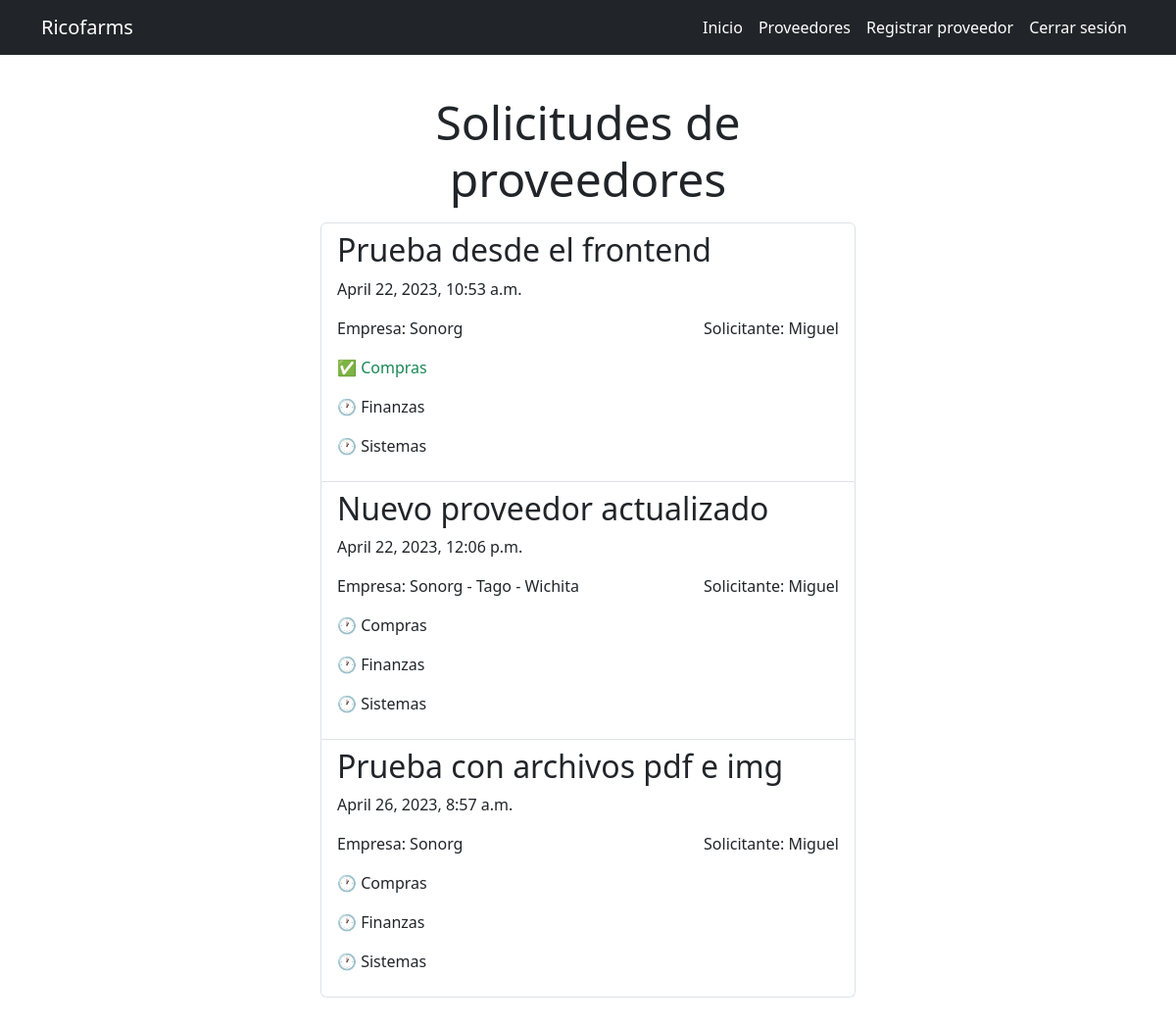
The app's page /proveedores/ (signed in), older data.
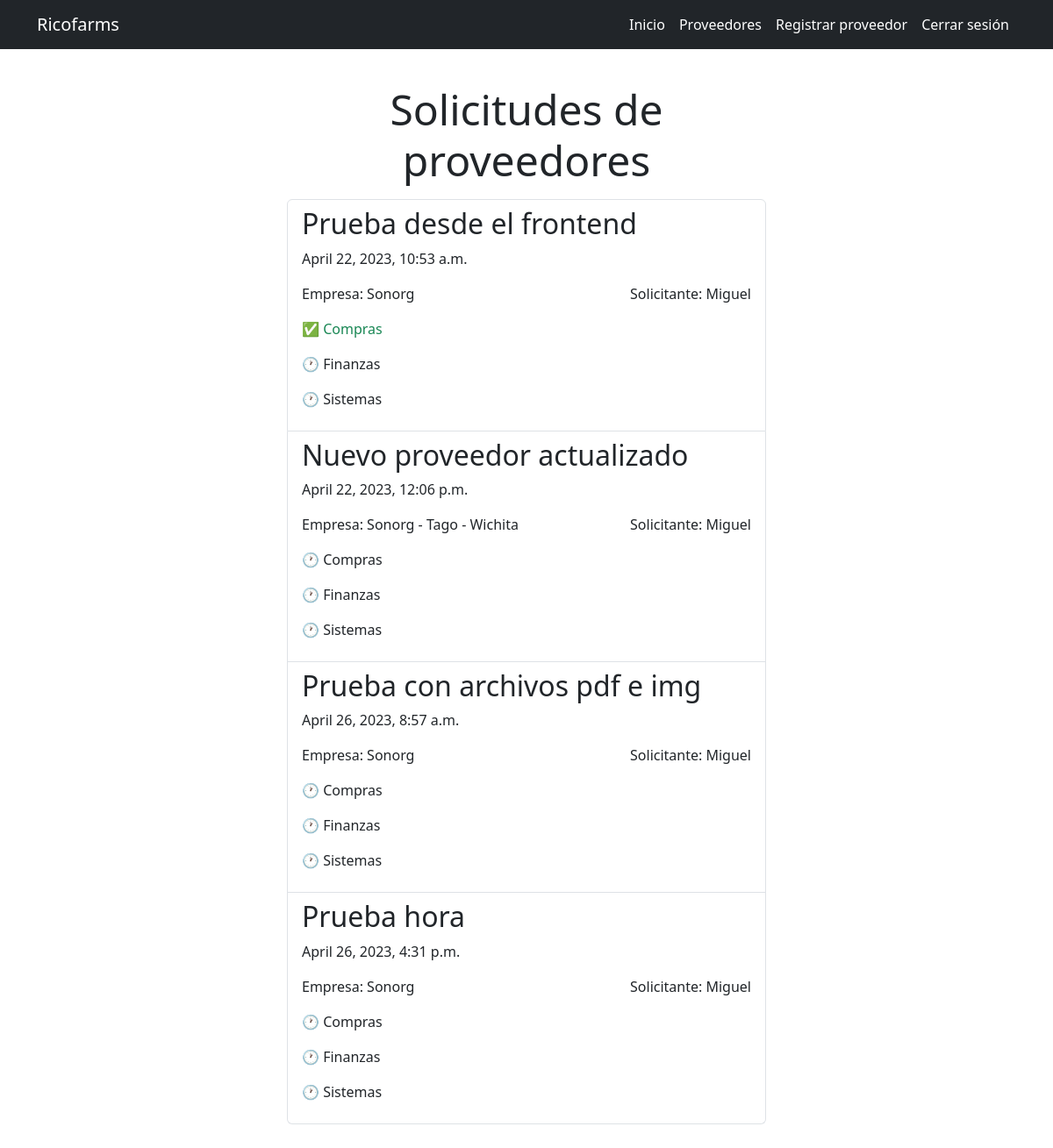
The same page, newer data.
### alta_proveedores/models.py (models this page shows, shortened)
class Proveedor(models.Model):
    empresa = models.CharField(max_length=50)
    tipo_alta = models.CharField(max_length=20)
    proveedor = models.CharField(max_length=10)
    contribuyente = models.CharField(max_length=20)
    razon_social = models.CharField(max_length=50)
    rfc = models.CharField(max_length=13)
    curp = models.CharField(max_length=18, blank=True)
    regimen_capital = models.CharField(max_length=100)
    nombre_comercial = models.CharField(max_length=50)
    regimen_fiscal = models.CharField(max_length=100)
    uso_cdfi = models.CharField(max_length=100)
    representante_legal = models.CharField(max_length=50, blank=True)
    correo_contacto = models.CharField(max_length=30)
    celular = models.CharField(max_length=10)
    correo_pagos = models.CharField(max_length=30)
    sitio_web = models.CharField(max_length=30, blank=True)
    rubro = models.CharField(max_length=20)
    tipo_operacion = models.CharField(max_length=10)
    dias_credito = models.PositiveIntegerField(default=0)
    monto_credito = models.PositiveIntegerField(default=0)
    retencion_iva = models.CharField(max_length=10)
    retencion_isr = models.CharField(max_length=10)
    iva_frontera = models.CharField(max_length=10)
    calle = models.CharField(max_length=50)
    numero_exterior = models.CharField(max_length=10)
    numero_interior = models.CharField(max_length=10, blank=True)
    codigo_postal = models.CharField(max_length=5)
    colonia = models.CharField(max_length=50)
    municipio = models.CharField(max_length=30)
    ciudad = models.CharField(max_length=20)
    estado = models.CharField(max_length=20)
    pais = models.CharField(max_length=20)
    banco = models.CharField(max_length=50)
    cuenta = models.CharField(max_length=10)
    moneda = models.CharField(max_length=3)
    clabe = models.CharField(max_length=18)
    banco2 = models.CharField(max_length=50, blank=True)
    cuenta2 = models.CharField(max_length=10, blank=True)
    moneda2 = models.CharField(max_length=3, blank=True)
    clabe2 = models.CharField(max_length=18, blank=True)
    constancia_situacion_fiscal = models.FileField(upload_to='documentos/constancias/')
    estado_cuenta_bancario = models.FileField(upload_to='documentos/estados_cuenta')
    compras = models.BooleanField(default=False)
    finanzas = models.BooleanField(default=False)
    sistemas = models.BooleanField(default=False)
    aprobadas = models.BooleanField(default=False)
    fecha = models.DateTimeField(auto_now_add=True)
    usuario = models.ForeignKey(User, on_delete=models.CASCADE)

### alta_proveedores/views.py (the view)
# urls.py: path('proveedores/', views.proveedor, name='proveedor'),
@login_required
def proveedor(request):
    proveedores = Proveedor.objects.filter(usuario = request.user)
    return render(request, 'proveedor/proveedor.html', {
        'proveedores': proveedores
    })

### alta_proveedores/templates/proveedor/proveedor.html
{% extends 'base.html' %}
{% block content %}
<main class="container py-5 mt-5">
    <div class="row">
        <div class="col-md-6 offset-md-3">
            <h1 class="text-center display-5">Solicitudes de proveedores</h1>
            <ul style="list-style-type: none;" class="list-group mt-3">
                {% for proveedor in proveedores %}
                <a class="list-group-item" href="{% url 'proveedor_detail' proveedor.id %}">
                    <h2>{{proveedor.nombre_comercial}}</h2>
                    <p>{{proveedor.fecha}}</p>
                    <section class="d-flex justify-content-between">
                        <p>Empresa: {{proveedor.empresa}}</p>
                        <p>Solicitante: {{proveedor.usuario}}</p>
                    </section>
                    {% if proveedor.compras %}
                    <p class="text-success">✅ Compras</p>
                    {% else %}
                    <p>🕐 Compras</p>
                    {% endif %}
                    {% if proveedor.finanzas %}
                    <p class="text-success">✅ Finanzas</p>
                    {% else %}
                    <p>🕐 Finanzas</p>
                    {% endif %}
                    {% if proveedor.sistemas %}
                    <p class="text-success">✅ Sistemas</p>
                    {% else %}
                    <p>🕐 Sistemas</p>
                    {% endif %}
                </a>
                {% endfor %}
            </ul>
        </div>
    </div>
</main>
{% endblock %}

### alta_proveedores/templates/base.html (shortened to what this page needs)
<!DOCTYPE html>
<html lang="en">
<head>
    <link rel="stylesheet" href="https://cdn.jsdelivr.net/npm/bootstrap@5.3.0-alpha3/dist/css/bootstrap.min.css">
</head>
<body>
    <nav class="navbar navbar-expand-lg bg-dark navbar-dark fixed-top">
        <div class="container">
            <a class="navbar-brand" href="#">Ricofarms</a>
            <div class="collapse navbar-collapse" id="navbarNav">
                <ul class="navbar-nav ms-auto">
                    {% if user.is_authenticated %}
                    <li class="nav-item">
                        <a class="nav-link active" aria-current="page" href="/">Inicio</a>
                    </li>
                    <li class="nav-item">
                        <a class="nav-link active" aria-current="page" href="/proveedores">Proveedores</a>
                    </li>
                    <li class="nav-item">
                        <a class="nav-link active" aria-current="page" href="/proveedores/crear">Registrar proveedor</a>
                    </li>
                    <li class="nav-item">
                        <a class="nav-link active" aria-current="page" href="/signout">Cerrar sesión</a>
                    </li>
                    {% endif %}
                </ul>
            </div>
        </div>
    </nav>
    {% block content %}
    {% endblock %}
</body>
</html>

Row changes from the older to the newer data that the page shows:
added Proveedor: nombre_comercial "Prueba hora", fecha "April 26, 2023, 4:31 p.m.", empresa "Sonorg", usuario "Miguel", compras "🕐 Compras", finanzas "🕐 Finanzas", sistemas "🕐 Sistemas"
